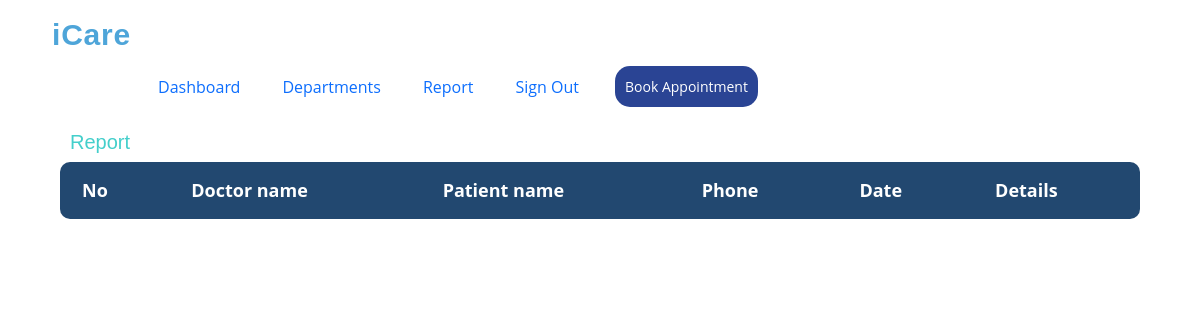
The page /reportlist.php?user_phone=  2222   on the database as committed earlier.
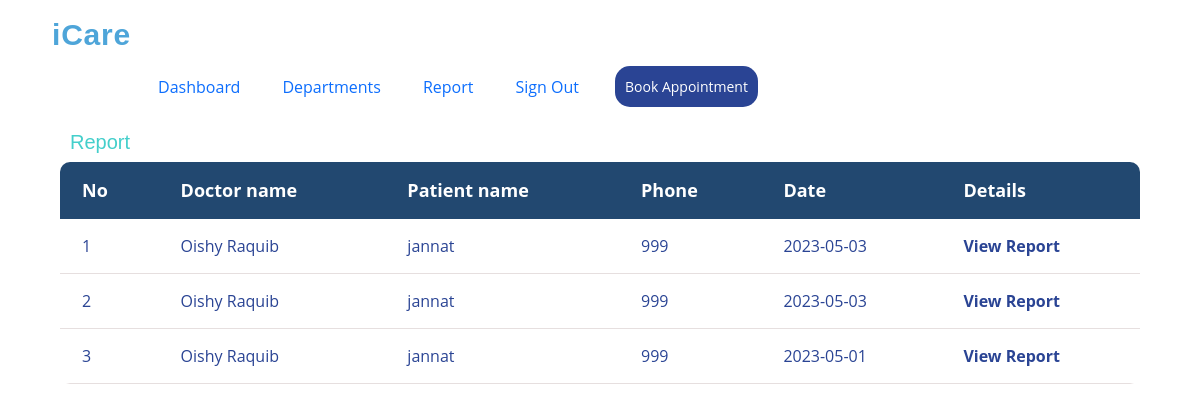
The same page on the database as committed later.
### tables this page shows
CREATE TABLE `prescription` (
  `p_name` varchar(50) NOT NULL,
  `p_date` date NOT NULL DEFAULT current_timestamp(),
  `p_treat_details` varchar(500) NOT NULL,
  `p_meds` varchar(500) NOT NULL,
  `p_inst` varchar(500) NOT NULL,
  `p_docphone` varchar(11) NOT NULL,
  `p_patphone` varchar(11) NOT NULL,
  `d_name` varchar(50) NOT NULL
);

### reportlist.php (the view, shortened to what this page needs)
<?php
if (isset($_GET['user_phone'])) {
    $user_phone = $_GET['user_phone'];
} else {
}
           $link = mysqli_connect("localhost", "root", "", "hospital");
?>
<!DOCTYPE html>
<html lang="en">
<head>
    <link href="assets/css/schedule.css" rel="stylesheet">
    <link href="https://cdn.jsdelivr.net/npm/bootstrap@5.0.2/dist/css/bootstrap.min.css" rel="stylesheet">
    <link rel="stylesheet" href="assets/css/style.css" />
</head>
<body>
    <header id="header" class="fixed-top">
        <div class="container">
            <h1 class="logo me-auto"><a href="index.html">iCare</a></h1>
          <nav id="navbar" class="navbar navbar-light">
            <ul>
            <li><a class="nav-link scrollto" href="index.php?user_phone=<?php echo trim($_SESSION['user_phone']); ?>">Dashboard</a></li>
            <li><a class="nav-link scrollto" href="department.php?user_phone=<?php echo trim($_SESSION['user_phone']); ?>">Departments</a></li>
            <li><a class="nav-link scrollto" href="reportlist.php?user_phone=<?php echo trim($_SESSION['user_phone']); ?>">Report</a></li>
              <li><a class="nav-link scrollto" href="login.html">Sign Out</a></li>
              <li><a href="department.php?user_phone=<?php echo $_SESSION['user_phone']; ?>" class="appointment-btn scrollto"><span class="d-none d-md-inline">Book </span> Appointment</a></li>
            </ul>
          </nav>
        </div>
      </header>
    <br> <br> <br><br> <br>
        <h1 class="t">Report</h1>
        <table class="contents">
            <thead>
                <tr>
                    <th>No</th>
                    <th>Doctor name</th>
                    <th>Patient name</th>
                    <th>Phone</th>
                    <th>Date</th>
                    <th>Details</th>
                </tr>
            </thead>
            <tbody>
                <?php
                $res = mysqli_query($link, "SELECT * FROM prescription WHERE p_patphone=$user_phone");
                $count=0;
                while ($row = mysqli_fetch_assoc($res)) {
                 $count=$count+1;
                echo"<tr>
                <td>".$count."</td>
                <td>".$row['d_name'] ."</td>
                <td>".$row['p_name'] ."</td>
                <td>".$row['p_docphone'] ."</td>
                <td>".$row['p_date'] ."</td>";
                $d_phone=$row['p_docphone'];
                echo '<th><a href="viewReport2.php?pat_phone=++'.urlencode($user_phone).'++&doc_phone=++'.urlencode($d_phone).'++" class="but">View Report</a></th>';
                echo'</tr>';
                }
              ?>
            </tbody>
        </table>
</body>
</html>

Rows that differ between the two databases and show on the page:
added prescription: d_name "Oishy Raquib", p_name "jannat", p_docphone "999", p_date "2023-05-03"
added prescription: d_name "Oishy Raquib", p_name "jannat", p_docphone "999", p_date "2023-05-03"
added prescription: d_name "Oishy Raquib", p_name "jannat", p_docphone "999", p_date "2023-05-01"
